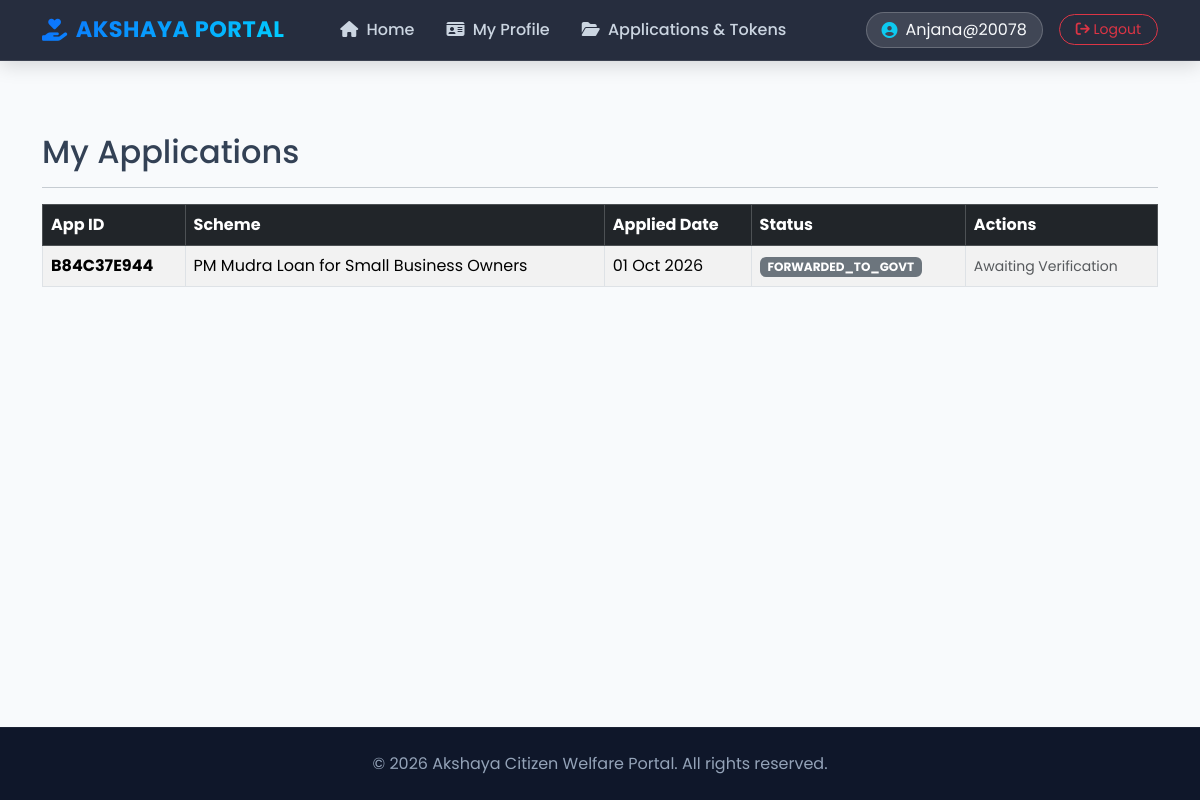
Page /my-applications/ (signed in) on the committed database.
### welfare_app/models.py (models this page shows, shortened)
class Application(models.Model):
    application_id = models.CharField(max_length=12, unique=True, editable=False)
    user = models.ForeignKey(User, on_delete=models.CASCADE, related_name='applications')
    scheme = models.ForeignKey(Scheme, on_delete=models.CASCADE, related_name='applications')
    phone_number = models.CharField(max_length=15, blank=True)
    form_data = models.JSONField(default=dict, blank=True)
    status = models.CharField(max_length=30, choices=STATUS_CHOICES, default='PENDING_VERIFICATION')
    applied_date = models.DateTimeField(auto_now_add=True)
    rejection_reason = models.TextField(blank=True, null=True)
    staff_remarks = models.TextField(blank=True, null=True)
    appointment_date = models.DateField(null=True, blank=True)
    token_number = models.IntegerField(null=True, blank=True)
    govt_ref_number = models.CharField(max_length=100, blank=True, null=True)

class Scheme(models.Model):
    title = models.CharField(max_length=200)
    description = models.TextField()
    department = models.CharField(max_length=100)
    max_income = models.DecimalField(max_digits=10, decimal_places=2, default=999999)
    min_age = models.IntegerField(default=0)
    allowed_ration_cards = models.CharField(max_length=10, choices=RATION_CARD_CHOICES, default='ALL')
    category = models.CharField(max_length=10, choices=CATEGORY_CHOICES, default='ALL')
    allowed_gender = models.CharField(max_length=10, choices=GENDER_CHOICES, default='ALL')
    required_occupation = models.CharField(max_length=20, choices=OCCUPATION_CHOICES, default='ALL')
    allowed_marital_status = models.CharField(max_length=20, choices=MARITAL_STATUS_CHOICES, default='ALL')
    is_for_disabled_only = models.BooleanField(default=False)
    required_documents = models.TextField(help_text="Comma separated document names (e.g., Aadhaar, Income Certificate)", blank=True)
    extra_fields = models.TextField(help_text="Comma separated custom input field names", blank=True)

### welfare_app/views.py (the view)
# urls.py: path('my-applications/', views.my_applications, name='my_applications'),
@login_required(login_url='login')
def my_applications(request):
    applications = Application.objects.filter(user=request.user).order_by('-applied_date')
    today = datetime.date.today()
    return render(request, 'my_applications.html', {
        'applications': applications,
        'today': today
    })

### welfare_app/templates/my_applications.html
{% extends 'base.html' %}
{% block content %}
<div class="container mt-4">
    <h2>My Applications</h2>
    <hr>
    {% if applications %}
        <div class="table-responsive">
            <table class="table table-bordered table-striped align-middle">
                <thead class="table-dark">
                    <tr>
                        <th>App ID</th>
                        <th>Scheme</th>
                        <th>Applied Date</th>
                        <th>Status</th>
                        <th>Actions</th>
                    </tr>
                </thead>
                <tbody>
                    {% for app in applications %}
                    <tr>
                        <td><strong>{{ app.application_id }}</strong></td>
                        <td>{{ app.scheme.title }}</td>
                        <td>{{ app.applied_date|date:"d M Y" }}</td>
                        <td>
                            {% if app.status == 'PENDING_VERIFICATION' or app.status == 'Pending' %}
                                <span class="badge bg-warning text-dark">Pending Verification</span>
                            {% elif app.status == 'REJECTED_DOCS' or app.status == 'Rejected' %}
                                <span class="badge bg-danger">Docs Rejected</span>
                            {% elif app.status == 'DOCS_APPROVED' or app.status == 'Approved' %}
                                <span class="badge bg-success">Docs Approved</span>
                            {% elif app.status == 'TOKEN_BOOKED' or app.status == 'IN_PROGRESS' %}
                                <span class="badge bg-primary">Token Booked (#{{ app.token_number }})</span>
                            {% else %}
                                <span class="badge bg-secondary">{{ app.status }}</span>
                            {% endif %}
                        </td>
                        <td>
                            {% if app.status == 'DOCS_APPROVED' or app.status == 'Approved' %}
                                <a href="{% url 'book_token' app.id %}" class="btn btn-sm btn-success">
                                    Book Token Date
                                </a>
                            {% elif app.status == 'TOKEN_BOOKED' or app.status == 'IN_PROGRESS' %}
                                <a href="{% url 'live_queue' app.id %}" class="btn btn-sm btn-primary">
                                    🔴 Track Live Queue
                                </a>
                            {% elif app.status == 'REJECTED_DOCS' or app.status == 'Rejected' %}
                                <a href="{% url 'reupload_docs' app.id %}" class="btn btn-sm btn-danger">
                                    Re-upload Documents
                                </a>
                            {% else %}
                                <small class="text-muted">Awaiting Verification</small>
                            {% endif %}
                        </td>
                    </tr>
                    {% endfor %}
                </tbody>
            </table>
        </div>
    {% else %}
        <p>No applications found.</p>
    {% endif %}
</div>
{% endblock %}

### welfare_app/templates/base.html (shortened to what this page needs)
<!DOCTYPE html>
<html lang="en">
<head>
    <link href="https://cdn.jsdelivr.net/npm/bootstrap@5.3.2/dist/css/bootstrap.min.css" rel="stylesheet">
    <link rel="stylesheet" href="https://cdnjs.cloudflare.com/ajax/libs/font-awesome/6.4.2/css/all.min.css">
</head>
<body>
    <nav class="navbar navbar-expand-lg custom-navbar sticky-top">
        <div class="container">
            <a class="navbar-brand d-flex align-items-center gap-2" href="{% url 'home' %}">
                <i class="fa-solid fa-hand-holding-heart text-info"></i> AKSHAYA PORTAL
            </a>
            <div class="collapse navbar-collapse" id="navbarNav">
                <ul class="navbar-nav me-auto mb-2 mb-lg-0 ms-lg-4">
                    {% if user.is_authenticated %}
                        {% if user.is_staff %}
                            <li class="nav-item">
                                <a class="nav-link" href="{% url 'staff_dashboard' %}">
                                    <i class="fa-solid fa-list-check me-1"></i> Staff Dashboard
                                </a>
                            </li>
                            <li class="nav-item">
                                <a class="nav-link" href="{% url 'staff_counter_process' %}">
                                    <i class="fa-solid fa-bullhorn me-1"></i> Live Counter 📢
                                </a>
                            </li>
                        {% else %}
                            <li class="nav-item">
                                <a class="nav-link" href="{% url 'home' %}">
                                    <i class="fa-solid fa-house me-1"></i> Home
                                </a>
                            </li>
                            <li class="nav-item">
                                <a class="nav-link" href="{% url 'profile_setup' %}">
                                    <i class="fa-solid fa-id-card me-1"></i> My Profile
                                </a>
                            </li>
                            <li class="nav-item">
                                <a class="nav-link" href="{% url 'my_applications' %}">
                                    <i class="fa-solid fa-folder-open me-1"></i> Applications & Tokens
                                </a>
                            </li>
                        {% endif %}
                    {% endif %}
                </ul>
                <div class="d-flex align-items-center gap-3">
                    {% if user.is_authenticated %}
                        <div class="user-badge d-flex align-items-center gap-2 fs-6">
                            <i class="fa-solid fa-circle-user text-info"></i>
                            <span>{{ user.username }}</span>
                        </div>
                        <a href="{% url 'logout' %}" class="btn btn-outline-danger btn-sm rounded-pill px-3">
                            <i class="fa-solid fa-arrow-right-from-bracket"></i> Logout
                        </a>
                    {% else %}
                        <a href="{% url 'login' %}" class="btn btn-outline-light btn-sm rounded-pill px-3">Login</a>
                        <a href="{% url 'register' %}" class="btn btn-gradient-primary btn-sm px-3">Register</a>
                    {% endif %}
                </div>
            </div>
        </div>
    </nav>
    <main class="main-container">
        {% block content %}{% endblock %}
    </main>
    <footer class="text-center py-4 mt-auto">
        <div class="container">
            <p class="mb-0 fs-6">&copy; {% now "Y" %} Akshaya Citizen Welfare Portal. All rights reserved.</p>
        </div>
    </footer>
</body>
</html>

### welfare_app/templates/base.html (style rules this page uses)
:root { --primary-gradient: linear-gradient(135deg, #0d6efd 0%, #00d2ff 100%); --accent-gradient: linear-gradient(135deg, #11998e 0%, #38ef7d 100%); --dark-gradient: linear-gradient(135deg, #1e293b 0%, #0f172a 100%); --bg-color: #f8fafc; }
body { font-family: 'Poppins', sans-serif; background-color: var(--bg-color); color: #334155; min-height: 100vh; display: flex; flex-direction: column; }
.custom-navbar { background: rgba(15, 23, 42, 0.9); backdrop-filter: blur(12px); border-bottom: 1px solid rgba(255, 255, 255, 0.1); box-shadow: 0 4px 20px rgba(0, 0, 0, 0.15); }
.navbar-brand { font-weight: 700; font-size: 1.4rem; background: var(--primary-gradient); -webkit-background-clip: text; -webkit-text-fill-color: transparent; letter-spacing: 0.5px; }
.nav-link { font-weight: 500; color: #cbd5e1 !important; transition: all 0.3s ease; padding: 0.5rem 1rem !important; border-radius: 8px; }
.user-badge { background: rgba(255, 255, 255, 0.12); border: 1px solid rgba(255, 255, 255, 0.2); border-radius: 30px; padding: 5px 15px; color: #f8fafc; }
.main-container { flex: 1; padding-top: 2rem; padding-bottom: 3rem; }
footer { background: #0f172a; color: #94a3b8; border-top: 1px solid rgba(255, 255, 255, 0.05); }

### rows in the picture
Application: application_id "B84C37E944", scheme "PM Mudra Loan for Small Business Owners", applied_date "01 Oct 2026", status "FORWARDED_TO_GOVT", shows "Awaiting Verification"

### other values in the picture
{{ user.username }} "Anjana@20078"
